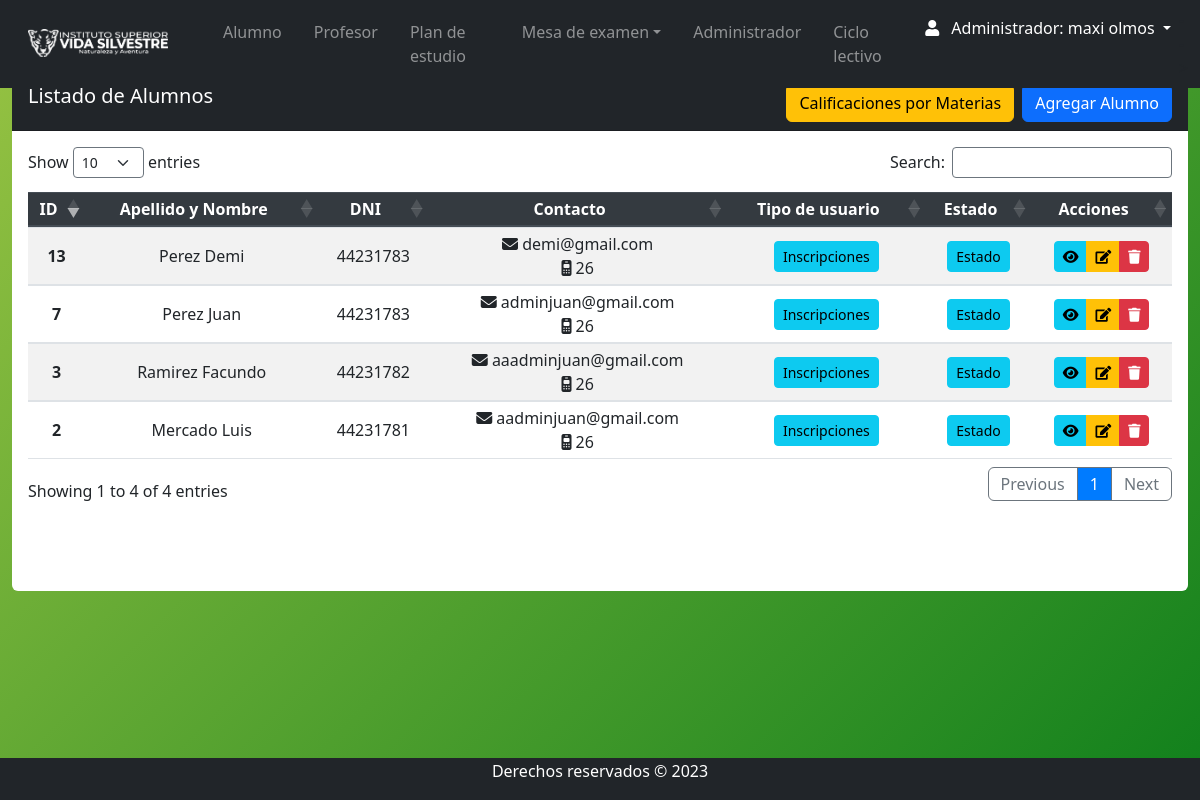
The app's page /Views/admin/alumno_index.php (signed in) with its own data.
### tables this page shows
CREATE TABLE `persona` (
  `id_persona` int(11) NOT NULL,
  `nombre` varchar(35) NOT NULL,
  `apellido` varchar(35) NOT NULL,
  `fecha_nacimiento` date NOT NULL,
  `DNI` int(11) NOT NULL,
  `celular` varchar(15) DEFAULT NULL,
  `email_correo` varchar(100) DEFAULT NULL,
  `direccion` varchar(55) DEFAULT NULL,
  `fecha_ingreso` date DEFAULT NULL,
  `pais` varchar(55) DEFAULT NULL,
  `ciudad` varchar(55) DEFAULT NULL,
  `contraseña` varchar(10) DEFAULT NULL,
  `id_rol` int(11) NOT NULL,
  `genero` varchar(15) DEFAULT NULL,
  `legajo` int(11) DEFAULT NULL,
  `titulo` varchar(100) DEFAULT NULL,
  `estado` varchar(11) DEFAULT NULL
);

### Views/admin/alumno_index.php (the view, shortened to what this page needs)
<?php require 'navbar.php'; ?>
<section class="content mt-3">
    <div class="row m-auto">
        <div class="col-sm">
            <div class="card rounded-2 border-0">
                <div class="card-header pb-0 bg-dark text-white ">
                    <h5 class="d-inline-block ">Listado de Alumnos</h5>
                    <a class="btn btn-primary float-right mb-2" href="alumno_crea.php">Agregar Alumno</a>
                    <a class="btn btn-warning float-right mb-2 mr-2" href="nota_materia.php">Calificaciones por Materias</a>
                </div>
                <div class="card-body table-responsive">
                    <form id="inscripcionForm" action="" method="post">
                        <table id="example" class="table table-striped table-sm" style="width:100%">
                            <thead class="thead-dark">
                                <tr>
                                    <th>ID</th>
                                    <th>Apellido y Nombre</th>
                                    <th>DNI</th>
                                    <th>Contacto</th>
                                    <th>Tipo de usuario</th>
                                    <th>Estado</th>
                                    <th>
                                        <center>Acciones</center>
                                    </th>
                                </tr>
                            </thead>
                            <tbody>
                                <?php
                                try {
                                    $db = new PDO("mysql:host=$db_host;dbname=$db_name", $db_user, $db_password);
                                    $db->setAttribute(PDO::ATTR_ERRMODE, PDO::ERRMODE_EXCEPTION);
                                    $query = "SELECT * FROM persona WHERE id_rol = 1 AND estado = 'Activo'";
                                    $stmt = $db->prepare($query);
                                    $stmt->execute();
                                    $alumnos = $stmt->fetchAll(PDO::FETCH_ASSOC);
                                    foreach ($alumnos as $alumno) {
                                ?>
                                        <tr>
                                            <th scope="row"><?php echo $alumno['id_persona'] ?></th>
                                            <td><?php echo $alumno['apellido']; ?> <?php echo $alumno['nombre']; ?></td>
                                            <td><?php echo $alumno['DNI'] ?></td>
                                            <td><i class="fa-solid fa-envelope"></i> <?php echo $alumno['email_correo']; ?><br>
                                                <i class="fa-solid fa-mobile-retro"></i> <?php echo $alumno['celular']; ?>
                                            </td>
                                            <td><a href="alumno_inscripcion.php?id=<?php echo $alumno['id_persona']; ?>" class="btn btn-info btn-sm" type="button">Inscripciones</a> </td>
                                            <td>
                                                <div class="btn-group">
                                                    <a href="nota_alumno.php?id=<?php echo $alumno['id_persona']; ?>" class="btn btn-info btn-sm" type="button">Estado</a>
                                                </div>
                                            </td>
                                            <td class="text-center">
                                                <div class="btn-group">
                                                    <a href="alumno_ver.php?id=<?php echo $alumno['id_persona']; ?>" data-toggle="modal" data-backdrop="false" class="btn btn-info btn-sm" type="button" title="ver">
                                                        <i class="fa-solid fa-eye" style="color: #000000;"></i>
                                                    </a>
                                                    <a href="alumno_edit.php?id=<?php echo $alumno['id_persona']; ?>" class="btn btn-warning btn-sm" type="button" title="Editar">
                                                        <i class="fas fa-edit"></i>
                                                    </a>
                                                    <a href="javascript:eliminar1(<?php echo $alumno['id_persona']; ?>)" class="btn btn-danger btn-sm" type="button" title="Borrar">
                                                        <i class="fas fa-trash"></i>
                                                    </a>
                                                </div>
                                            </td>
                                        </tr>
                                <?php
                                    }
                                } catch (PDOException $e) {
                                    echo "Error de conexión: " . $e->getMessage();
                                }
                                ?>
                            </tbody>
                        </table>
                    </form>
                    <br>
                    <br><br>
                </div>
            </div>
        </div>
    </div>
</section>
<?php require 'footer.php'; ?>

### css/style.css (style rules this page uses)
body { background: linear-gradient(135deg, #98c343, #10801c); position: relative; padding-bottom: 10px; min-height: 100vh; }
th, td { text-align: center !important; vertical-align: middle !important; }

### records on screen
persona: id_persona "2", apellido "Mercado", nombre "Luis", DNI "44231781", email_correo "aadminjuan@gmail.com", celular "26"
persona: id_persona "3", apellido "Ramirez", nombre "Facundo", DNI "44231782", email_correo "aaadminjuan@gmail.com", celular "26"
persona: id_persona "7", apellido "Perez", nombre "Juan", DNI "44231783", email_correo "adminjuan@gmail.com", celular "26"
persona: id_persona "13", apellido "Perez", nombre "Demi", DNI "44231783", email_correo "demi@gmail.com", celular "26"

### other values on screen
$_SESSION['nombre'] "maxi"
$_SESSION['apellido'] "olmos"
